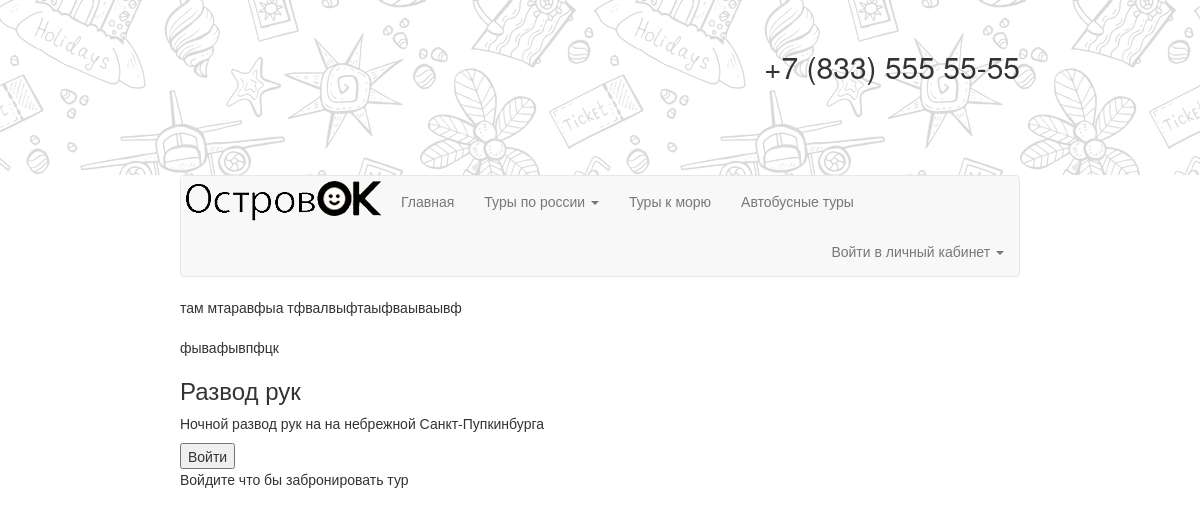
The app's page /Travel/regions/region_city/1/tour/1/, older data.
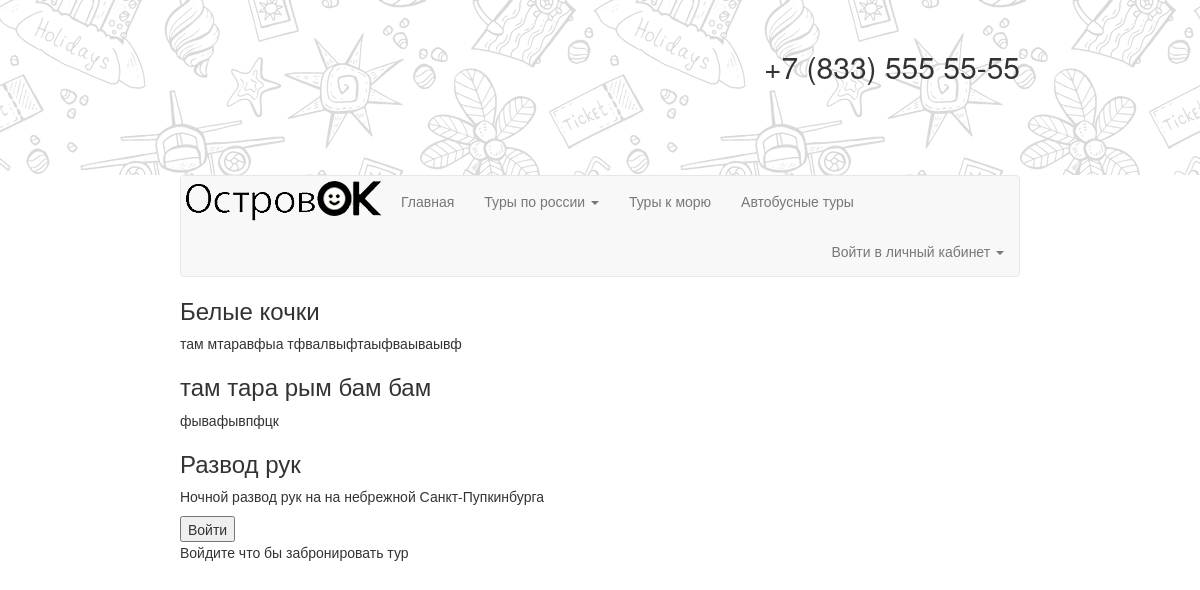
The same page, newer data.
### Travel/models.py (models this page shows, shortened)
class Tour(models.Model):
	name = models.CharField('Название тура', max_length = 50)
	city = models.ForeignKey(City, null = True, on_delete = models.SET_NULL, verbose_name = "Город")
	hotel = models.ForeignKey(Hotel, null = True, on_delete = models.SET_NULL, verbose_name = 'Отель')
	date = models.DateField("Дата заезда")
	days = models.IntegerField('Количество дней')
	price = models.IntegerField("Цена путевки")
	text = models.TextField('Описание')

### Travel/views.py (the view)
# urls.py: url(r'^regions/region_city/(?P<region_id>[0-9]+)/tour/(?P<tour_id>[0-9]+)/$', views.tour, name = 'tour'),
def tour(request, tour_id = None, region_id = None):
    tour = Tour.objects.all()
    return render(request, 'Travel/tour.html', {'tour': tour})

### Travel/templates/Travel/tour.html (shortened to what this page needs)
{% extends "base.html" %}
{% block content %}
	{% for tour in tour %}
    <h3>{{ tour.name }}</h3>
    <p>
        {{tour.text}}
    </p>
	{% endfor %}
	{% if request.user.is_authenticated %}
        <form>
            <input type="submit" value="Забронировать" type="hidden">
        </form>
    {% else %}
        <form action="/Travel/login/">
            <input type="submit" value = "Войти" type = "hidden"/>
            <p>Войдите что бы забронировать тур</p>
        </form>
    {% endif %}
{% endblock %}

Row changes from the older to the newer data that the page shows:
changed Tour "там мтаравфыа тфвалвыфтаыфваываывф": name (not shown) → "Белые кочки"
changed Tour "фывафывпфцк": name (not shown) → "там тара рым бам бам"
